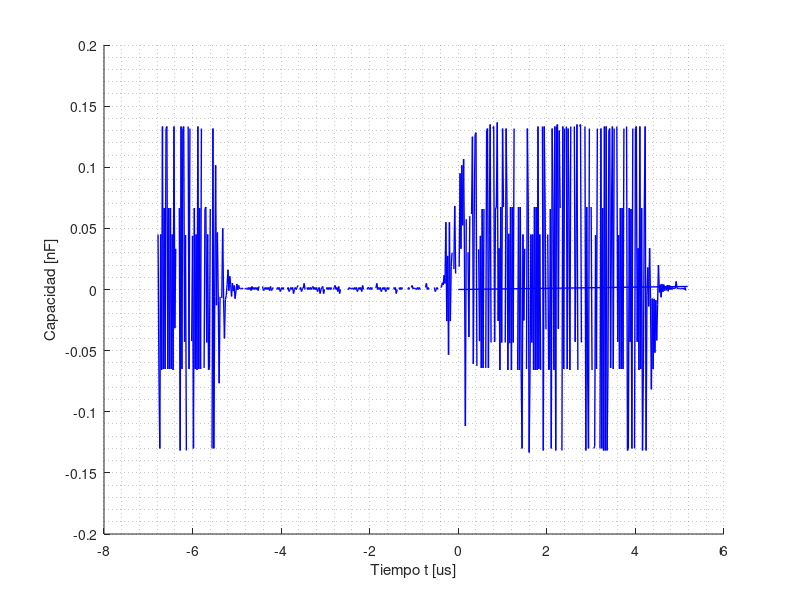

Source code (MATLAB):
close all;
clear all;

Medicion1=dlmread('VRg1.txt','\t',1,0);

tiempo1=Medicion1(:,1)*1000000;	%en micro seg
tension1=Medicion1(:,2);
corriente1=tension1/12000;
corriente1=corriente1*1000; % en mA

derivada = diff(tension1) ./diff(tiempo1);

c = corriente1(2:end) ./derivada; %en nF

figure
hold on
plot(tiempo1(2:end),c,'b-','Linewidth',1)

xlabel('Tiempo t [us]')
ylabel('Capacidad [nF]')
grid minor

print('graficoC.png','-dpng');

